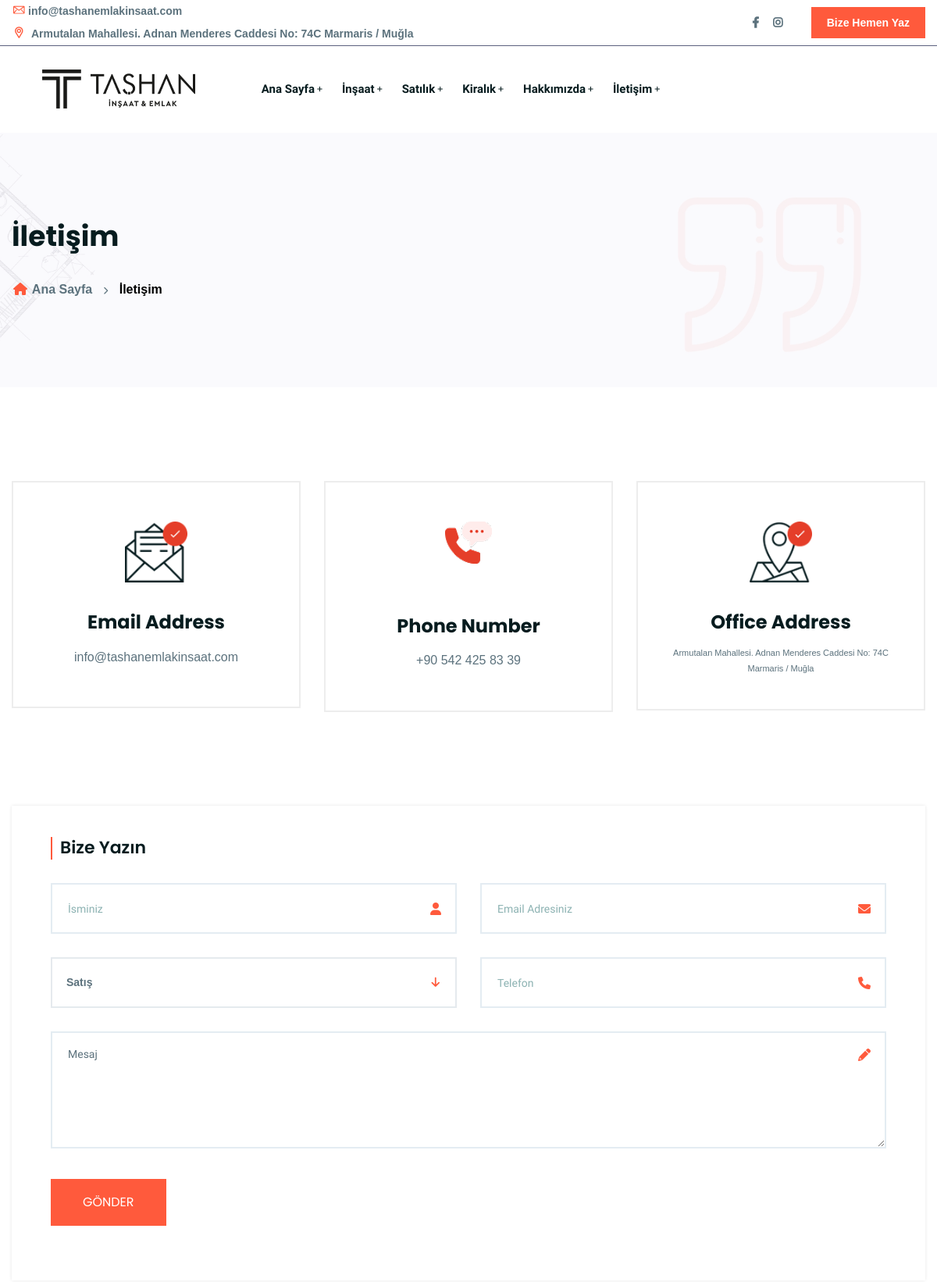
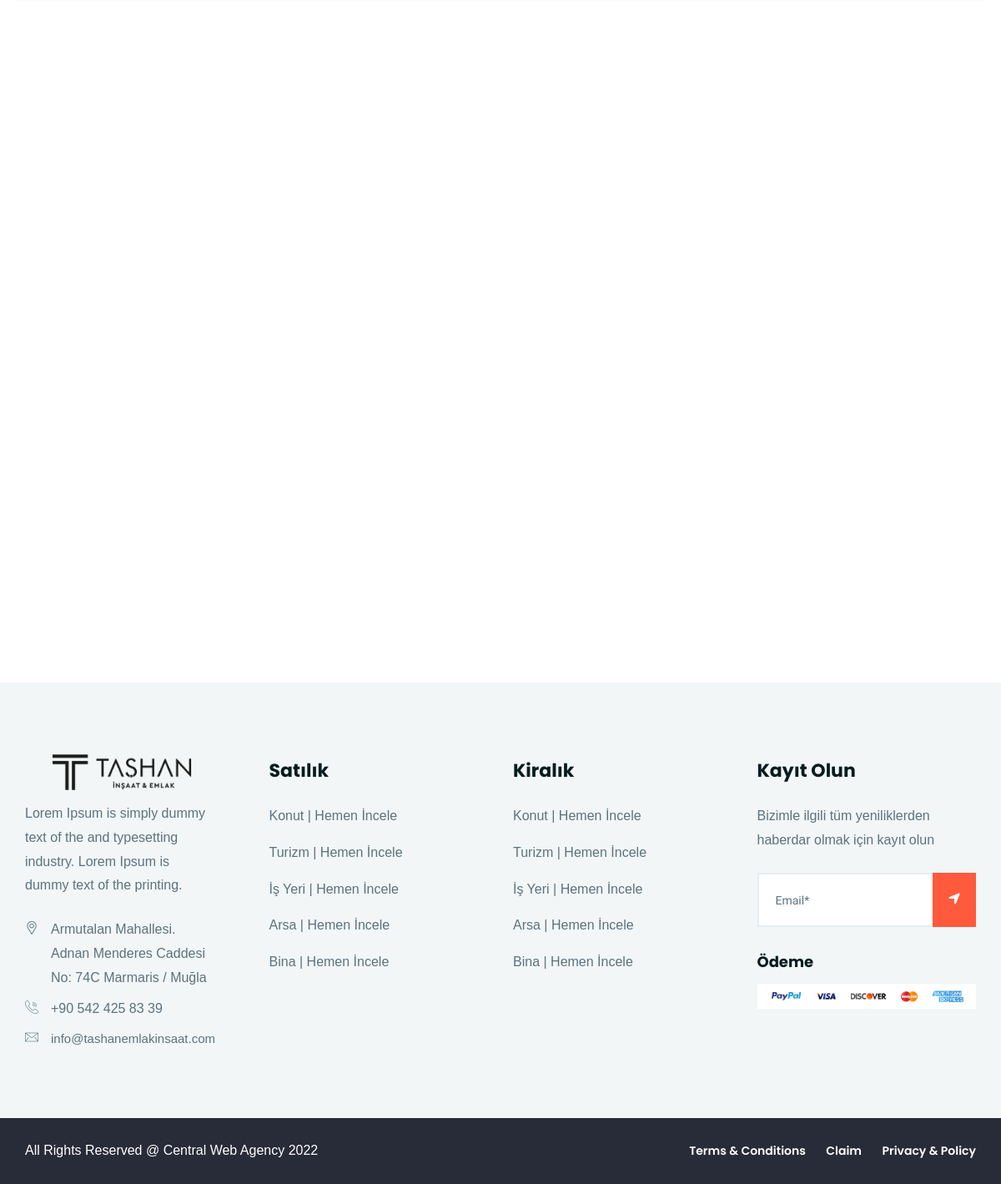
/tashan-emlak/contact/, run on the app's committed database (2 pictures, top to bottom).
### realestate/models.py (models this page shows, shortened)
class Category(models.Model):
    name = models.CharField(max_length=10,choices=MODEL)
    model = models.CharField(max_length=200, db_index=True,default='Modeli Yazınıcız')
    slug = models.SlugField(max_length=200, db_index=True)

### realestate/views.py (the view, shortened to what this page needs)
# urls.py: path('contact/',views.contact,name='contact'),
def contact(request):
    sender = Category.objects.all()
    saleminilistnavbar = Product.objects.filter(type__name__icontains='Satılık')
    rentminilistnavbar = Product.objects.filter(type__name__icontains='Kiralık')
    context = {
        'sender':sender,
        'saleminilistnavbar':saleminilistnavbar,
        'rentminilistnavbar':rentminilistnavbar
    }
    return render(request,'central/contact.html',context)

### realestate/templates/central/contact.html (shortened to what this page needs)
{% extends "base.html" %}
{% load static i18n %}
{% block content %}
 <div class="ltn__breadcrumb-area text-left bg-overlay-white-30 bg-image "  data-bs-bg="{% static 'img/bg/20.jpg' %}">
        <div class="container">
            <div class="row">
                <div class="col-lg-12">
                    <div class="ltn__breadcrumb-inner">
                        <h1 class="page-title">İletişim</h1>
                        <div class="ltn__breadcrumb-list">
                            <ul>
                                <li><a href="/"><span class="ltn__secondary-color"><i class="fas fa-home"></i></span> Ana Sayfa</a></li>
                                <li>İletişim</li>
                            </ul>
                        </div>
                    </div>
                </div>
            </div>
        </div>
    </div>
    <div class="ltn__contact-address-area mb-90">
        <div class="container">
            <div class="row">
                <div class="col-lg-4">
                    <div class="ltn__contact-address-item ltn__contact-address-item-3 box-shadow">
                        <div class="ltn__contact-address-icon">
                            <img src="{% static 'img/icons/10.png' %}" alt="Icon Image">
                        </div>
                        <h3>Email Address</h3>
                      <p>info@tashanemlakinsaat.com</p>
                    </div>
                </div>
                <div class="col-lg-4">
                    <div class="ltn__contact-address-item ltn__contact-address-item-3 box-shadow">
                        <div class="ltn__contact-address-icon">
                            <img src="{% static 'img/icons/7.png' %}" alt="Icon Image">
                        </div>
                      <br>
                        <h3>Phone Number</h3>
                        <p>+90 542 425 83 39
                    </div>
                </div>
                <div class="col-lg-4">
                    <div class="ltn__contact-address-item ltn__contact-address-item-3 box-shadow">
                        <div class="ltn__contact-address-icon">
                            <img src="{% static 'img/icons/12.png' %}" alt="Icon Image">
                        </div>
                        <h3>Office Address</h3>
                        <p style="font-size:11px;">Armutalan Mahallesi. Adnan Menderes Caddesi
                            No: 74C Marmaris / Muğla</p>
                    </div>
                </div>
            </div>
        </div>
    </div>
    <div class="ltn__contact-message-area mb-120 mb--100">
        <div class="container">
            <div class="row">
                <div class="col-lg-12">
                    <div class="ltn__form-box contact-form-box box-shadow white-bg">
                        <h4 class="title-2">Bize Yazın</h4>
                        <form method="post">
                            <div class="row">
                                <div class="col-md-6">
                                    <div class="input-item input-item-name ltn__custom-icon">
                                        <input type="text" name="name" placeholder="İsminiz">
                                    </div>
                                </div>
                                <div class="col-md-6">
                                    <div class="input-item input-item-email ltn__custom-icon">
                                        <input type="email" name="email" placeholder="Email Adresiniz">
                                    </div>
                                </div>
                                <div class="col-md-6">
                                    <div class="input-item">
                                    </div>
                                </div>
                                <div class="col-md-6">
                                    <div class="input-item input-item-phone ltn__custom-icon">
                                        <input type="text" name="phone" placeholder="Telefon">
                                    </div>
                                </div>
                            </div>
                            <div class="input-item input-item-textarea ltn__custom-icon">
                                <textarea name="messages" placeholder="Mesaj"></textarea>
                            </div>
                            <div class="btn-wrapper mt-0">
                                <button name="btnSubmit" class="btn theme-btn-1 btn-effect-1 text-uppercase" type="submit">Gönder</button>
                            </div>
                        </form>
                    </div>
                </div>
            </div>
        </div>
    </div>
    <div class="google-map mb-120">
        <iframe width="100%" height="600" frameborder="0" scrolling="no" marginheight="0" marginwidth="0" src="https://maps.google.com/maps?width=100%25&amp;height=600&amp;hl=en&amp;q=Armutalan%20Mahallesi.%20Adnan%20Menderes%20Caddesi%20No:%2074C%20Marmaris%20/%20Mu%C4%9Fla+(My%20Business%20Name)&amp;t=&amp;z=14&amp;ie=UTF8&amp;iwloc=B&amp;output=embed"><a href="https://www.maps.ie/distance-area-calculator.html">distance maps</a></iframe>
    </div>
{% endblock %}

### realestate/templates/footer.html (shortened to what this page needs)
{% load static i18n %}
<footer class="ltn__footer-area  ">
        <div class="footer-top-area  section-bg-1 plr--5">
            <div class="container">
                <div class="row">
                    <div class="col-xl-3 col-md-6 col-sm-6 col-12">
                        <div class="footer-widget footer-about-widget">
                            <div class="footer-logo">
                                <div class="site-logo">
                                    <img src="{% static 'main.png' %}" alt="Logo">
                                </div>
                            </div>
                            <p>Lorem Ipsum is simply dummy text of the and typesetting industry. Lorem Ipsum is dummy text of the printing.</p>
                            <div class="footer-address">
                                <ul>
                                    <li>
                                        <div class="footer-address-icon">
                                            <i class="icon-placeholder"></i>
                                        </div>
                                        <div class="footer-address-info">
                                            <p>Armutalan Mahallesi. Adnan Menderes Caddesi No: 74C Marmaris / Muğla</p>
                                        </div>
                                    </li>
                                    <li>
                                        <div class="footer-address-icon">
                                            <i class="icon-call"></i>
                                        </div>
                                        <div class="footer-address-info">
                                            <p><a href="tel:+90 542 425 83 39">+90 542 425 83 39</a></p>
                                        </div>
                                    </li>
                                    <li>
                                        <div class="footer-address-icon">
                                            <i class="icon-mail"></i>
                                        </div>
                                        <div class="footer-address-info">
                                            <p><a style="font-size:15px;" href="mailto:info@tashanemlakinsaat.com">info@tashanemlakinsaat.com</a></p>
                                        </div>
                                    </li>
                                </ul>
                            </div>
                        </div>
                    </div>
                    <div class="col-xl-3 col-md-6 col-sm-6 col-12">
                        <div class="footer-widget footer-menu-widget clearfix">
                            <h4 class="footer-title">Satılık</h4>
                            <div class="footer-menu">
                                <ul>
                                    {% for product in sender %}
                                    <li><a href="/tashan-emlak/property/list/sale/{{product.slug}}">{{product.name}} | Hemen İncele</a></li>
                                    {% endfor %}
                                </ul>
                            </div>
                        </div>
                    </div>
                    <div class="col-xl-3 col-md-6 col-sm-6 col-12">
                        <div class="footer-widget footer-menu-widget clearfix">
                            <h4 class="footer-title">Kiralık</h4>
                            <div class="footer-menu">
                                <ul>
                                    {% for product in sender %}
                                    <li><a href="/tashan-emlak/property/list/rent/{{product.slug}}">{{product.name}} | Hemen İncele</a></li>
                                    {% endfor %}
                                </ul>
                            </div>
                        </div>
                    </div>
                    <div class="col-xl-3 col-md-6 col-sm-12 col-12">
                        <div class="footer-widget footer-newsletter-widget">
                            <h4 class="footer-title">Kayıt Olun</h4>
                            <p>Bizimle ilgili tüm yeniliklerden haberdar olmak için kayıt olun</p>
                            <div class="footer-newsletter">
                                <form action="#">
                                    <input type="email" name="email" placeholder="Email*">
                                    <div class="btn-wrapper">
                                        <button class="theme-btn-1 btn" type="submit"><i class="fas fa-location-arrow"></i></button>
                                    </div>
                                </form>
                            </div>
                            <h5 class="mt-30">Ödeme</h5>
                            <img src="{% static 'img/icons/payment-4.png' %}" alt="Payment Image">
                        </div>
                    </div>
                </div>
            </div>
        </div>
        <div class="ltn__copyright-area ltn__copyright-2 section-bg-7  plr--5">
            <div class="container-fluid ltn__border-top-2">
                <div class="row">
                    <div class="col-md-6 col-12">
                        <div class="ltn__copyright-design clearfix">
                            <p>All Rights Reserved @ Central Web Agency <span class="current-year"></span></p>
                        </div>
                    </div>
                    <div class="col-md-6 col-12 align-self-center">
                        <div class="ltn__copyright-menu text-end">
                            <ul>
                                <li><a href="/">Terms & Conditions</a></li>
                                <li><a href="/">Claim</a></li>
                                <li><a href="/">Privacy & Policy</a></li>
                            </ul>
                        </div>
                    </div>
                </div>
            </div>
        </div>
    </footer>

### static/css/responsive.css (style rules this page uses)
@media (min-width: 1200px) { .container { max-width: 1200px; } }

### data on the page
Category: name "Konut"
Category: name "Turizm"
Category: name "İş Yeri"
Category: name "Arsa"
Category: name "Bina"
